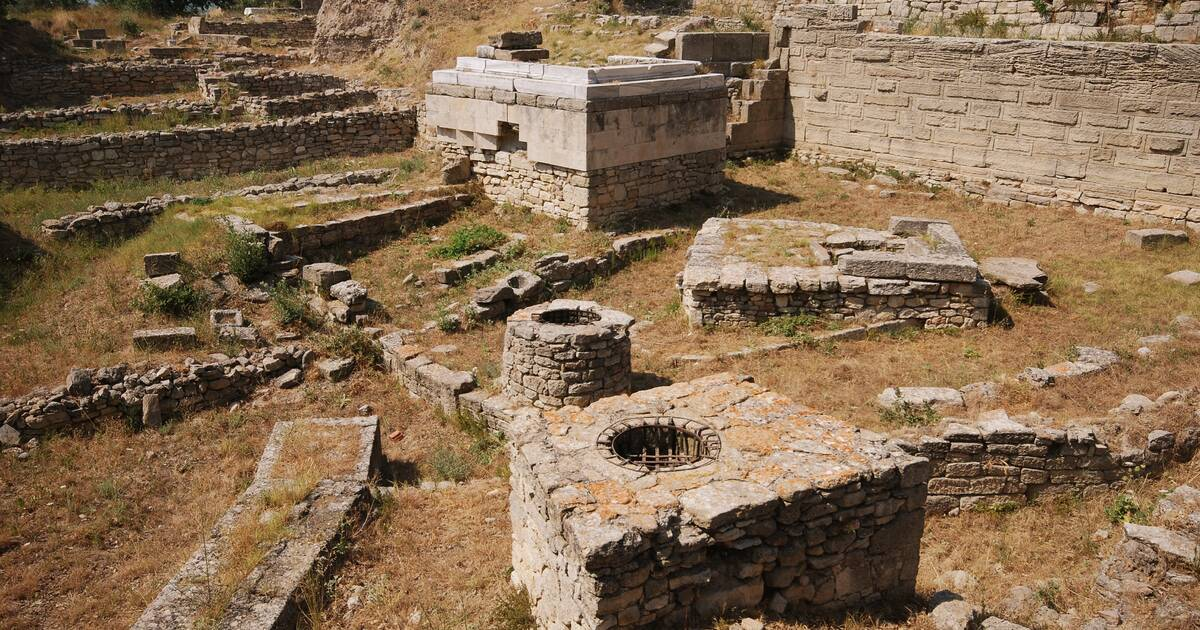
#> input picture DLCV_02_FuncionesBasicasOpenCV/figuras/sitio_arqueologico.jpg, 1200 x 630 px
$ jupyter execute TSIA_02_OpenCV-FuncionesBasicas_Carlos_Chavarria.ipynb
#> lines starting #> are read from the running program, lines starting #| are printed output that depends on the picture; after the words box and inside, x2 and y2 are one past the last pixel; in counts of white or black regions, pixels touching at a corner belong together
<!--Información del curso-->

<br><br><center><h1 style="font-size:2em;color:#2467C0"> Funciones básicas para manejo de imágenes </h1></center>
<br>
<table>
<col width="550">
<col width="450">
<tr>


<td></td>
<td>

**OpenCV** es una biblioteca libre desarrollada originalmente por Intel. Vio la luz en el año 1999. Escrita originalmente en C/C++, su mejor virtud es que es multiplataforma, se puede ejecutar en diferentes sistemas operativos (Linux, Windows, Mac OS X, Android e iOS). También la podemos utilizar en diferentes lenguajes de programación como Java, Objective C, C# y *Python*.

Quizás sea la biblioteca de visión artificial más importante y más usada. Es utilizada por universidades, empresas y gente del movimiento Maker para dar rienda suelta a su imaginación al tratarse de un software libre.

En este notebook comenzaremos con el tratamiento de imágenes en Python mediante esta librería, más específicamente vamos a ver como cargar o  leer una imagen, conversión a blanco y negro, filtros y otras operaciones que serán útiles dentro del curso.


<br>
</td>
</tr>
</table>

# 0. Librerías básicas

[cell 1]
#Librerías básicas de esta notebook
import matplotlib.pyplot as plt
import numpy as np
import cv2 as cv

# Parte 1

## 1. Abrir una imagen

### 1.1 "Hola mundo“ (Método oficial)

[cell 2]
# Al ejecutar esta celda se abre una ventana externa, es necesario cerrar esa ventana
# para continuar la ejecución de las siguientes celdas.
img =  cv.imread('figuras/sitio_arqueologico.jpg')
#> img is the input picture: shape (630, 1200, 3); mean B, G, R 81.5, 108.3, 133.3

cv.imshow('Imagen Original', img)
cv.waitKey(0)
cv.destroyAllWindows()

### 1.2 "Hola mundo“ (Recomendado para openCV en Jupyter)

[cell 3]
img =  cv.cvtColor(img, cv.COLOR_BGR2RGB)
plt.imshow(img)
plt.show()

[cell 4]
img.shape
#> Out = (630, 1200, 3)

## 2. Conversión a escala de grises en openCV

[cell 5]
img_gray =  cv.cvtColor(img, cv.COLOR_BGR2GRAY)
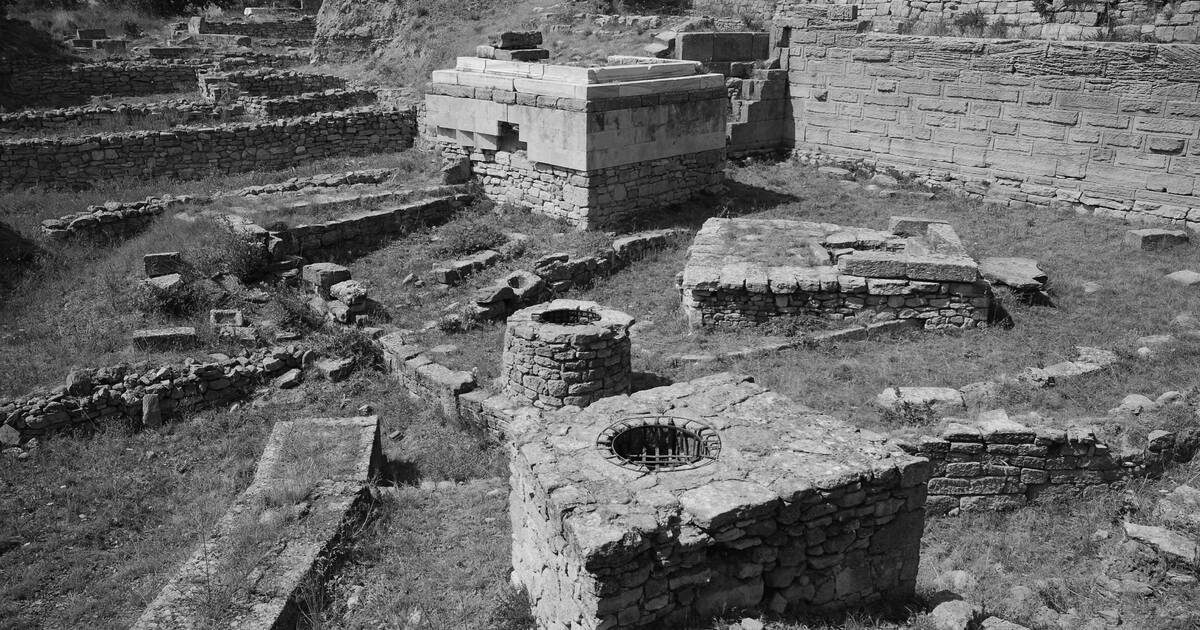
#> img_gray: shape (630, 1200); min 0, max 251, mean 103.1
img_gray[50:100,100:200] = 0
img_gray[100:150,100:200] = 255
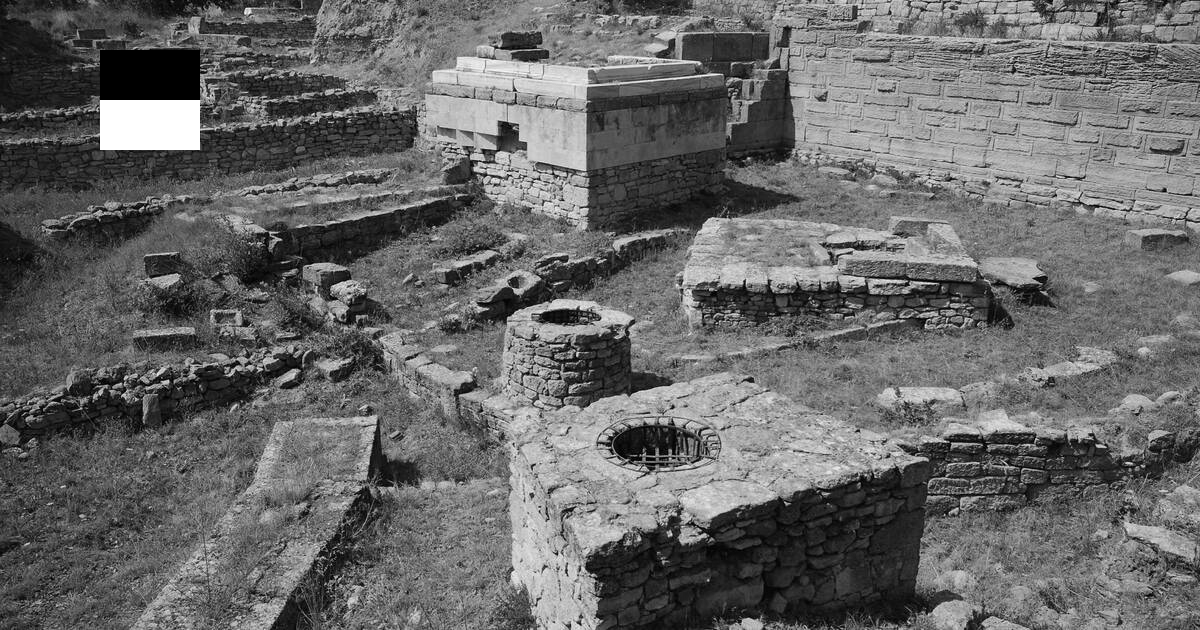
#> img_gray: shape (630, 1200); min 0, max 255, mean 103.9
plt.imshow(img_gray, cmap='gray')
plt.show()

[cell 6]
img_gray.shape
#> Out = (630, 1200)

[cell 7]
img_estructura = img_gray[0:250, 400:650]
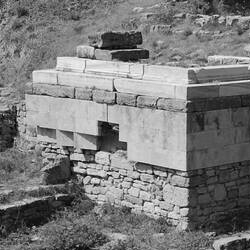
#> img_estructura: shape (250, 250); min 0, max 250, mean 124

plt.imshow(img_estructura, cmap='gray')
plt.show()

## 3.Modificando partes de una imagen

## 4. Filtros

[cell 8]
img_fmedia = cv.blur(img_gray, (7,7))
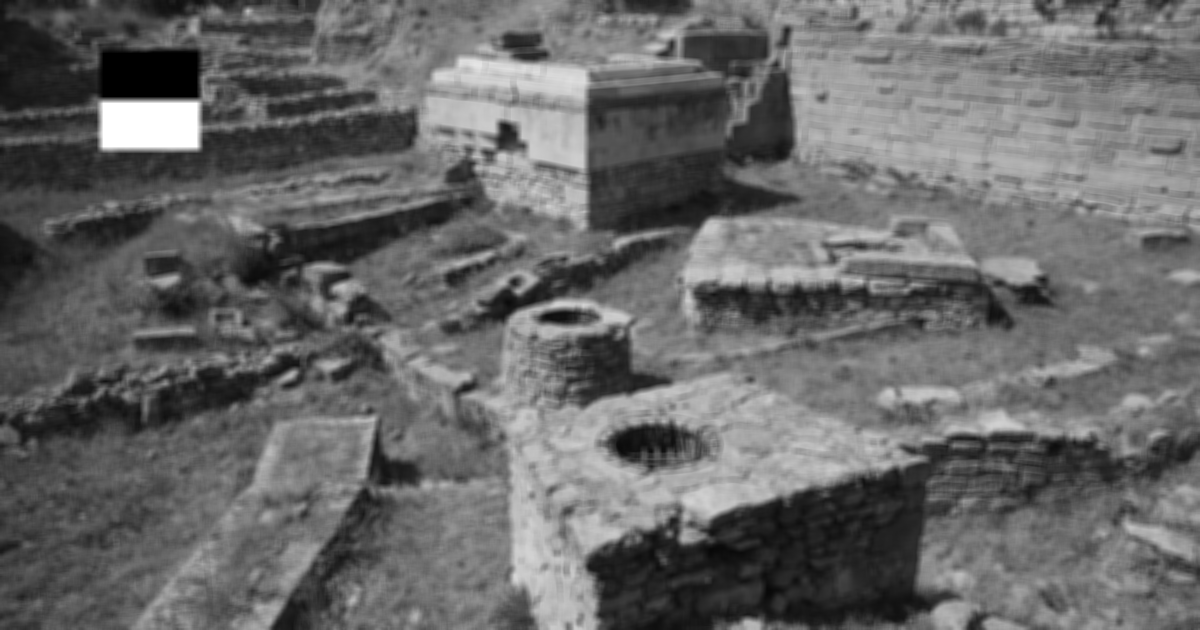
#> img_fmedia: shape (630, 1200); min 0, max 255, mean 103.9

plt.imshow(img_fmedia, cmap='gray')
plt.show()

[cell 9]
img_fgauss = cv.GaussianBlur(img_gray, (7,7), 0)

plt.imshow(img_fgauss, cmap='gray')

plt.show()

### 4.1 Ejemplo de aplicación del filtro Mediana

[cell 10]
img_fmediana = cv.medianBlur(img_gray, 9)

plt.imshow(img_fmediana, cmap='gray')
plt.show()

[cell 11]
fabio =  cv.imread('figuras/sp_img_gray_noise_heavy.png')
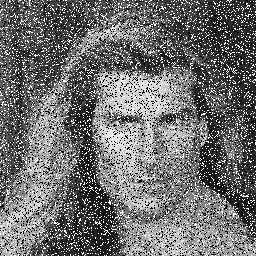
#> input picture DLCV_02_FuncionesBasicasOpenCV/figuras/sp_img_gray_noise_heavy.png, 256 x 256 px
#> fabio is the input picture: shape (256, 256, 3); min 0, max 255, mean 111.4
fabio_gray = cv.cvtColor(fabio, cv.COLOR_BGR2GRAY)
plt.imshow(fabio, cmap='gray')
plt.show()

[cell 12]
fabio_fmediana = cv.medianBlur(fabio_gray, 7)
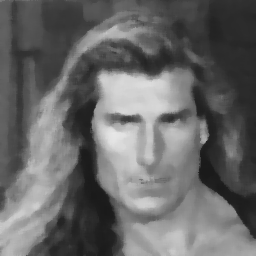
#> fabio_fmediana: shape (256, 256); min 26, max 232, mean 103.5

plt.imshow(fabio_fmediana, cmap='gray')
plt.show()

## 5. Thresholding

[cell 13]
th, img_th = cv.threshold(img_gray, 150, 255, cv.THRESH_BINARY)
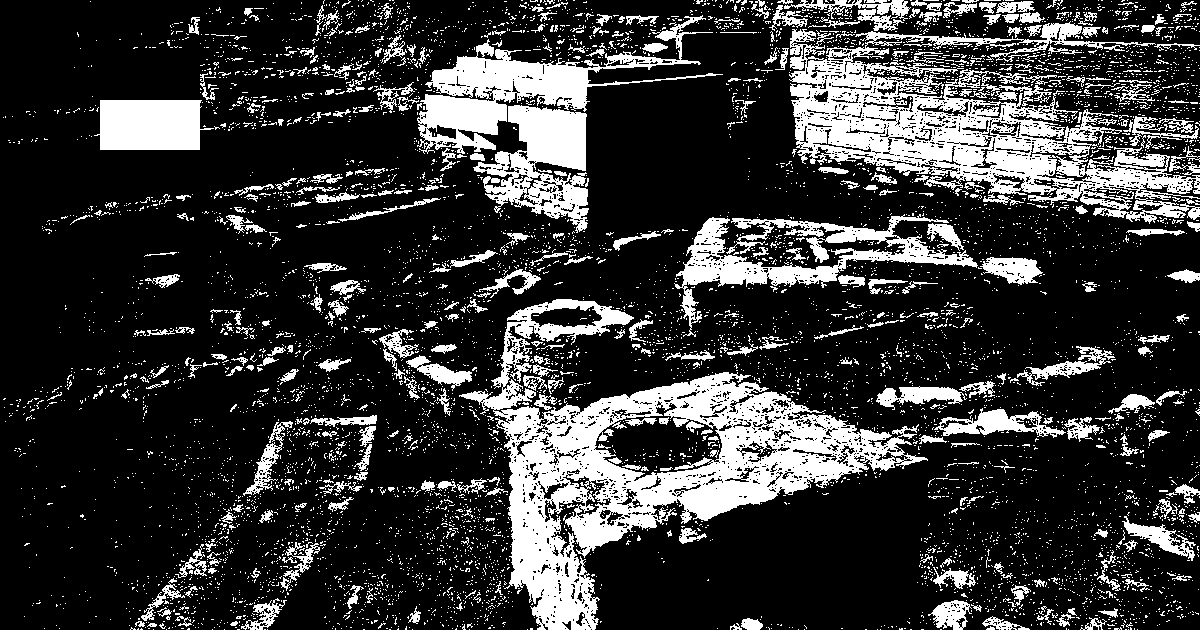
#> img_th: shape (630, 1200); 21.4% white; 7374 white regions (6937 under 20 px), largest, box (x1, y1, x2, y2) and area: (459, 299, 928, 630) 40932, (789, 21, 1200, 224) 29399, (417, 15, 723, 154) 10810
plt.imshow(img_th, cmap='gray')
plt.show()

## 6. Resize o cambio de tamaño

[cell 14]
fracc = 0.25

img_resize = cv.resize(img_th, ( int(img_th.shape[1]*fracc), int(img_th.shape[0]*fracc) ) )
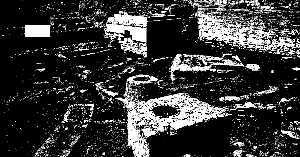
#> img_resize: shape (157, 300); min 0, max 255, mean 54.5
plt.imshow(img_resize, cmap='gray')
plt.show()
